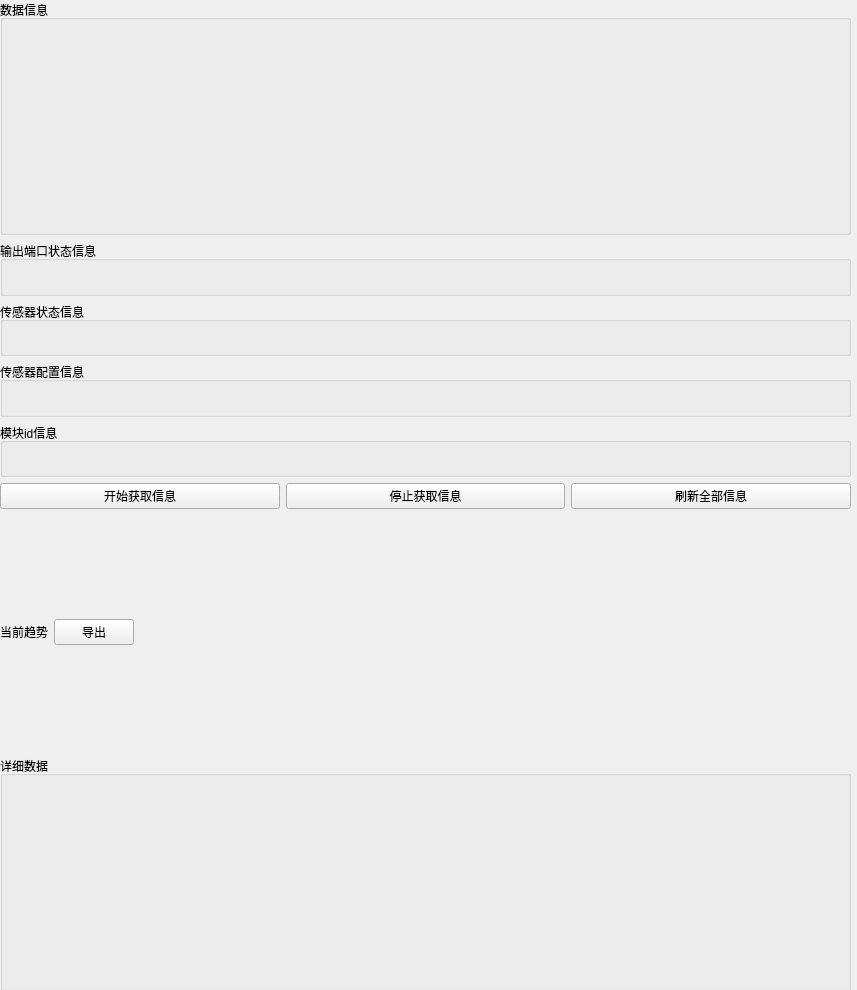
<?xml version="1.0" encoding="UTF-8"?>
<ui version="4.0">
 <class>tab_0_frame</class>
 <widget class="QWidget" name="tab_0_frame">
  <property name="geometry">
   <rect>
    <x>0</x>
    <y>0</y>
    <width>857</width>
    <height>990</height>
   </rect>
  </property>
  <property name="windowTitle">
   <string>Form</string>
  </property>
  <widget class="QWidget" name="verticalLayoutWidget_4">
   <property name="geometry">
    <rect>
     <x>0</x>
     <y>0</y>
     <width>851</width>
     <height>991</height>
    </rect>
   </property>
   <layout class="QVBoxLayout" name="tab_0_layout">
    <item>
     <layout class="QVBoxLayout" name="function_04_layout">
      <item>
       <widget class="QGroupBox" name="function_04">
        <property name="title">
         <string>数据信息</string>
        </property>
       </widget>
      </item>
     </layout>
    </item>
    <item>
     <layout class="QVBoxLayout" name="verticalLayout_4">
      <property name="topMargin">
       <number>0</number>
      </property>
      <property name="rightMargin">
       <number>0</number>
      </property>
      <item>
       <layout class="QVBoxLayout" name="function_01_layout">
        <item>
         <widget class="QGroupBox" name="function_01">
          <property name="title">
           <string>输出端口状态信息</string>
          </property>
         </widget>
        </item>
       </layout>
      </item>
      <item>
       <layout class="QVBoxLayout" name="function_02_layout">
        <item>
         <widget class="QGroupBox" name="function_02">
          <property name="title">
           <string>传感器状态信息</string>
          </property>
         </widget>
        </item>
       </layout>
      </item>
      <item>
       <layout class="QVBoxLayout" name="function_03_layout">
        <item>
         <widget class="QGroupBox" name="function_03">
          <property name="title">
           <string>传感器配置信息</string>
          </property>
         </widget>
        </item>
       </layout>
      </item>
      <item>
       <layout class="QVBoxLayout" name="function_11_layout">
        <item>
         <widget class="QGroupBox" name="function_11">
          <property name="title">
           <string>模块id信息</string>
          </property>
         </widget>
        </item>
       </layout>
      </item>
     </layout>
    </item>
    <item>
     <layout class="QHBoxLayout" name="horizontalLayout">
      <property name="leftMargin">
       <number>0</number>
      </property>
      <item>
       <widget class="QPushButton" name="start">
        <property name="text">
         <string>开始获取信息</string>
        </property>
       </widget>
      </item>
      <item>
       <widget class="QPushButton" name="stop">
        <property name="text">
         <string>停止获取信息</string>
        </property>
       </widget>
      </item>
      <item>
       <widget class="QPushButton" name="refresh">
        <property name="text">
         <string>刷新全部信息</string>
        </property>
       </widget>
      </item>
     </layout>
    </item>
    <item>
     <layout class="QVBoxLayout" name="verticalLayout_3">
      <property name="topMargin">
       <number>0</number>
      </property>
      <item>
       <layout class="QHBoxLayout" name="horizontalLayout_6">
        <item>
         <widget class="QLabel" name="nowdata_trend_label">
          <property name="text">
           <string>当前趋势</string>
          </property>
         </widget>
        </item>
        <item>
         <widget class="QPushButton" name="export_alldata_btn">
          <property name="text">
           <string>导出</string>
          </property>
         </widget>
        </item>
        <item>
         <spacer name="horizontalSpacer">
          <property name="orientation">
           <enum>Qt::Horizontal</enum>
          </property>
          <property name="sizeHint" stdset="0">
           <size>
            <width>40</width>
            <height>20</height>
           </size>
          </property>
         </spacer>
        </item>
       </layout>
      </item>
      <item>
       <layout class="QHBoxLayout" name="now_data_layout"/>
      </item>
     </layout>
    </item>
    <item>
     <layout class="QVBoxLayout" name="verticalLayout">
      <item>
       <widget class="QGroupBox" name="detaildata_groupbox">
        <property name="styleSheet">
         <string notr="true"/>
        </property>
        <property name="title">
         <string>详细数据</string>
        </property>
        <property name="flat">
         <bool>false</bool>
        </property>
        <widget class="QWidget" name="verticalLayoutWidget">
         <property name="geometry">
          <rect>
           <x>9</x>
           <y>29</y>
           <width>491</width>
           <height>401</height>
          </rect>
         </property>
         <layout class="QVBoxLayout" name="detaildata_layout"/>
        </widget>
       </widget>
      </item>
     </layout>
    </item>
   </layout>
  </widget>
 </widget>
 <resources>
  <include location="../../../resource/mainPage.qrc"/>
 </resources>
 <connections/>
</ui>
